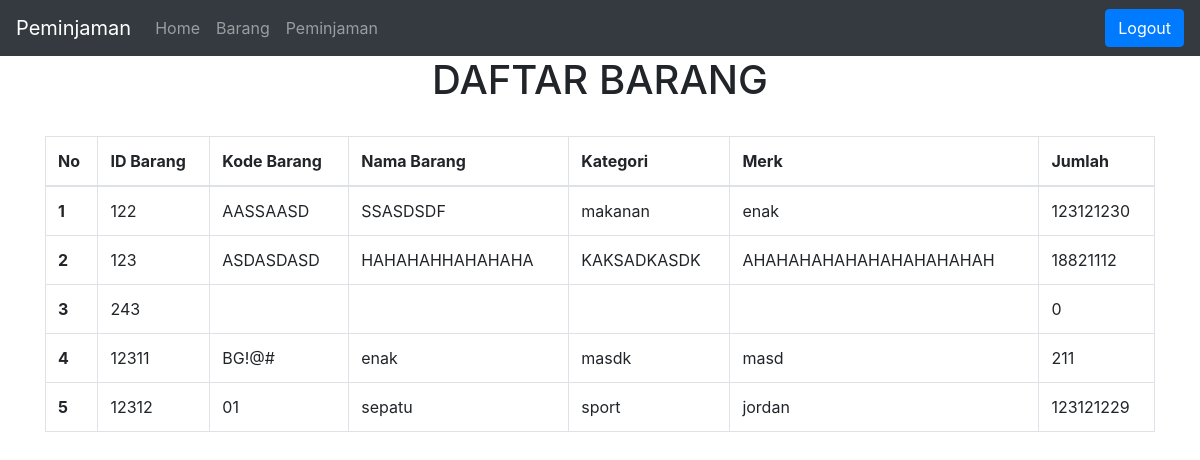
/kode/baranguser.php (signed in), run on the app's committed database.
### tables this page shows
CREATE TABLE `barang` (
  `id_barang` int(11) NOT NULL,
  `kode_barang` varchar(11) NOT NULL,
  `nama_barang` varchar(70) NOT NULL,
  `merk` varchar(25) NOT NULL,
  `jenis` varchar(25) NOT NULL,
  `jumlah` int(10) NOT NULL
);

### kode/database.php (called while the page is built, shortened)
<?php
$host = "localhost";
$user = "root";
$pass = "";
$dbname = "sas";
$koneksi = mysqli_connect($host, $user, $pass, $dbname) or die("Gagal terhubung dengan database " . mysqli_error($koneksi));
function tampildata1($tablename)
{
    global $koneksi;
    $hasil = mysqli_query($koneksi, "select * from $tablename");
    $rows = [];
    while ($row = mysqli_fetch_assoc($hasil)) {
        $rows[] = $row;
    }
    return $rows;
}
?>

### kode/baranguser.php (the view, shortened to what this page needs)
<?php
require_once('database.php');
$data = tampildata1('barang');
$nomor = 0;
?>
<!doctype html>
<html lang="en">
<head>
  <link rel="stylesheet" href="https://cdn.jsdelivr.net/npm/bootstrap@4.6.2/dist/css/bootstrap.min.css"
>
</head>
<body>
  <?php
  if ($_SESSION['status'] <> "login") {
    header("location:login.php?msg=belum_login");
  } else {
    require('navbaruser.php');
  }
  ?>
  <div class="container">
    <center>
      <h1>DAFTAR BARANG</h1>
    </center>
    <br>
    <table class="table table-bordered" break>
      <thead>
        <tr>
          <th scope="col">No</th>
          <th scope="col">ID Barang</th>
          <th scope="col">Kode Barang</th>
          <th scope="col">Nama Barang</th>
          <th scope="col">Kategori</th>
          <th scope="col">Merk</th>
        <center><th scope="col">Jumlah</th></center>
        </tr>
      </thead>
      <tbody>
        <?php foreach ($data as $item): ?>
          <?php $nomor++; ?>
          <tr>
            <th scope="row">
              <?php echo $nomor; ?>
            </th>
            <td>
              <?php echo $item['id_barang']; ?>
            </td>
            <td>
              <?php echo $item['kode_barang']; ?>
            </td>
            <td>
              <?php echo $item['nama_barang']; ?>
            </td>
            <td>
              <?php echo $item['jenis']; ?>
            </td>
            <td>
              <?php echo $item['merk']; ?>
            </td>
            <td>
              <?php echo $item['jumlah']; ?>
            </td>
          </tr>
        <?php endforeach ?>
      </tbody>
    </table>
  </div>
</body>
</html>

### data on the page
barang: id_barang "122", kode_barang "AASSAASD", nama_barang "SSASDSDF", jenis "makanan", merk "enak", jumlah "123121230"
barang: id_barang "123", kode_barang "ASDASDASD", nama_barang "HAHAHAHHAHAHAHA", jenis "KAKSADKASDK", merk "AHAHAHAHAHAHAHAHAHAHAH", jumlah "18821112"
barang: id_barang "243", jumlah "0"
barang: id_barang "12311", kode_barang "BG!@#", nama_barang "enak", jenis "masdk", merk "masd", jumlah "211"
barang: id_barang "12312", kode_barang "01", nama_barang "sepatu", jenis "sport", merk "jordan", jumlah "123121229"
